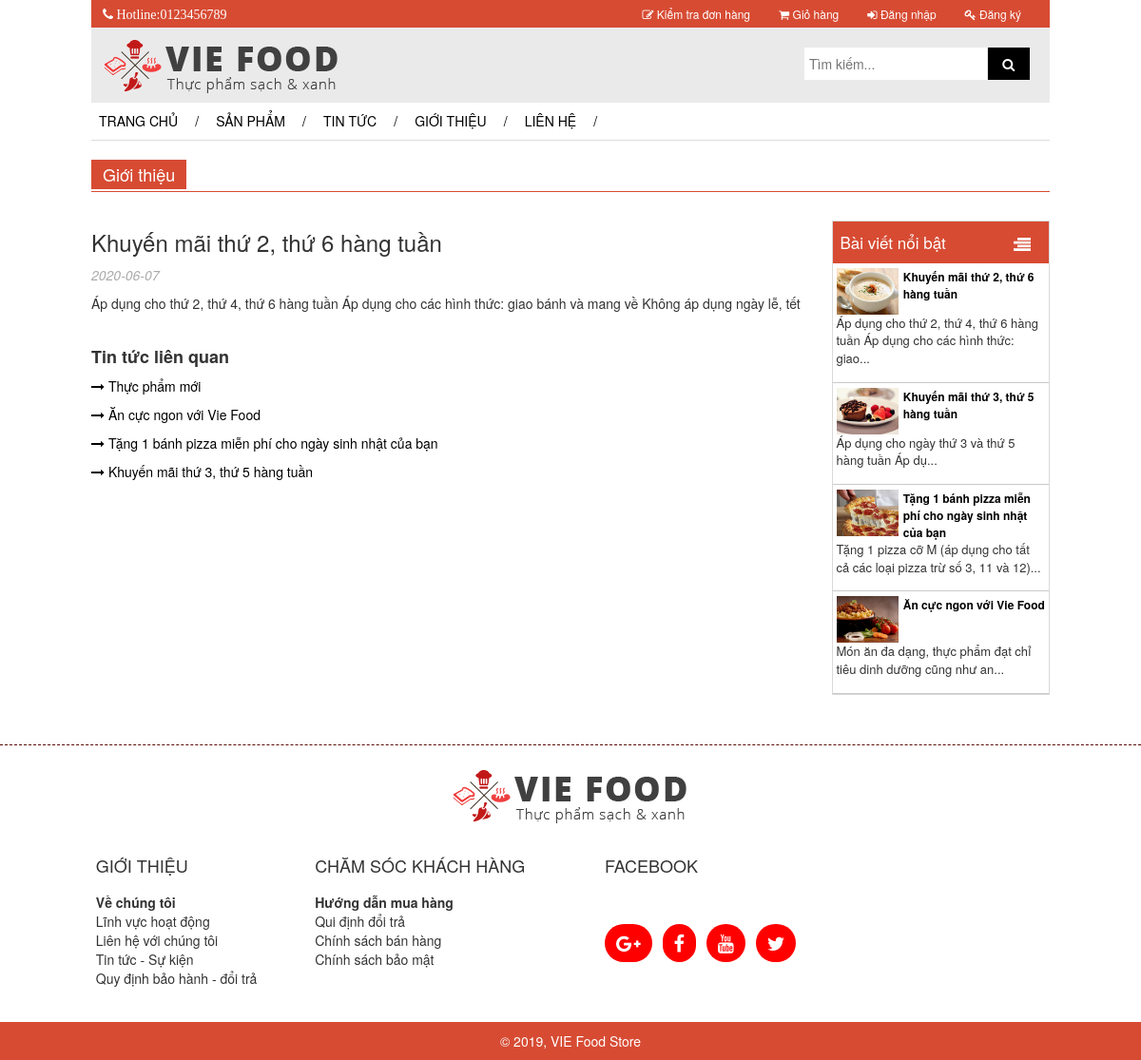
/chitiettintuc.php?matt=3, run on an earlier commit of the app's database.
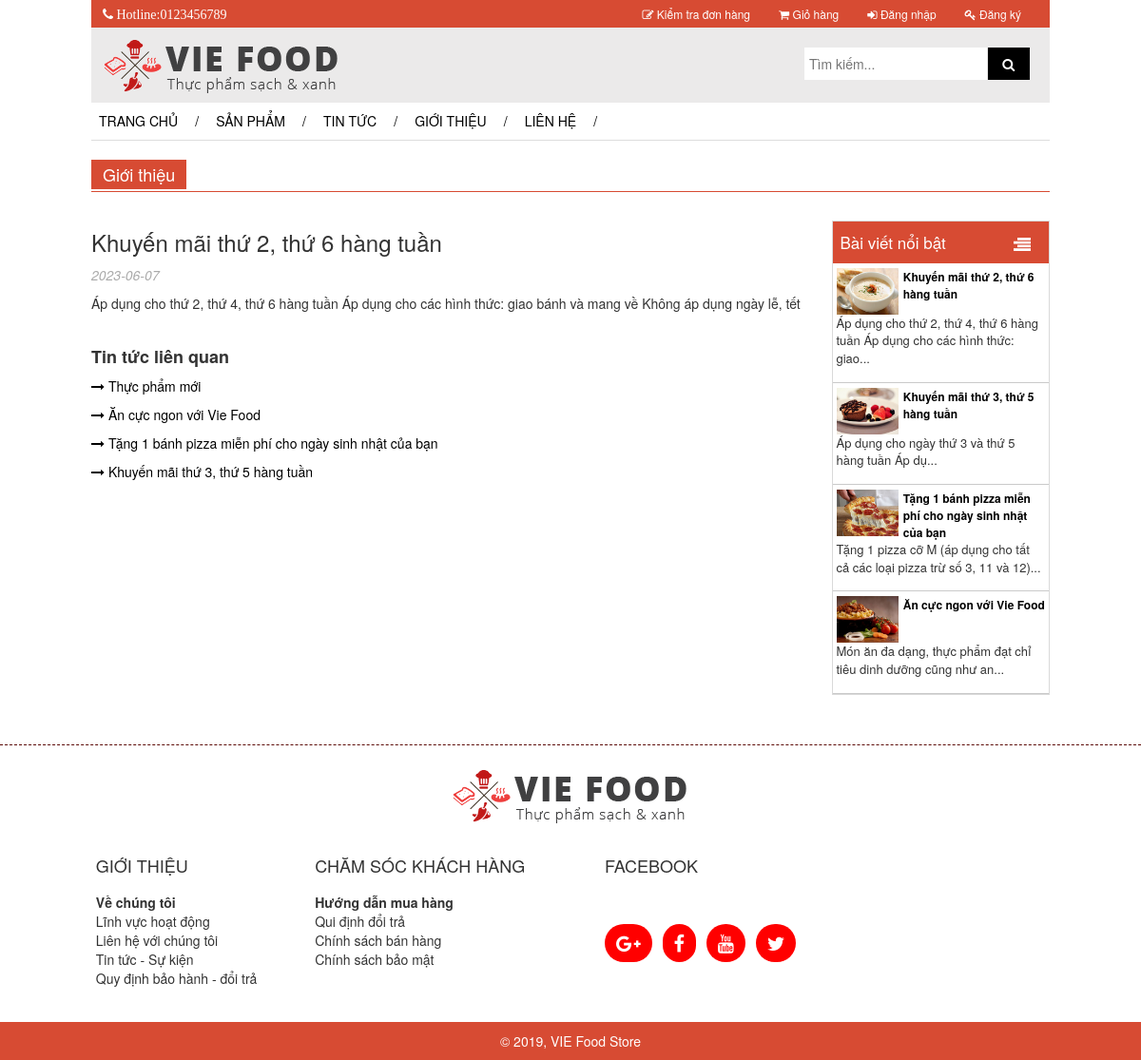
And on a later commit of the database.
### tables this page shows
CREATE TABLE `tintuc` (
  `matt` int(255) NOT NULL,
  `tieude` varchar(255) NOT NULL,
  `noidung` text NOT NULL,
  `thoigiandang` date NOT NULL,
  `hinhanh` varchar(255) NOT NULL,
  `manv` int(11) NOT NULL,
  `tinhtrang` int(11) NOT NULL
);

### chitiettintuc.php (the view, shortened to what this page needs)
<?php
	if(isset($_SESSION['user']['uid']))
	{
		include("includes/header_user.php");
	}
	else
	{
		include("includes/header.php");
	}
	include("includes/connect_db.php");
?>
	<div id="contain" style="margin-top: 2%;">
		<div style="background-color:#d74b33;float: left;color: white;">
			<h1 style="font-size: 18px; font-weight: normal; padding: 0 12px; text-align: left; margin: 0!important;line-height: 31px">
			    Giới thiệu
		    </h1>
		</div>
		<div style="border-bottom:solid 1px #d74b33;clear: both;padding-top: 0.2%;margin-bottom: 2%;"></div>
		<div class="row">
			<div class="col-md-9">
				<?php
					$url=$_GET['matt'];
					$query="SELECT * FROM tintuc where matt=".$url;
					$result=mysqli_query($dbc,$query);check_errors($result,$query);
					while(list($matt,$tieude,$noidung,$thoigiandang,$hinhanh)=mysqli_fetch_array($result,MYSQLI_NUM))
				    {?>
					    <h3>
					    	<?php echo $tieude ?>
					    </h3>
					    <div style="font-style: italic;margin-bottom: 10px;color: #aaaaaa;font-size: 14px;">
				    		<p>
					    		<?php echo $thoigiandang ?>
							</p>
				    	</div>
				    	<div>
				    		<?php echo $noidung ?>
				    	</div>
					<?PHP }
				?>
				<div style="margin-top: 5%;">
					<h4 style="font-weight: bold;">
						Tin tức liên quan
					</h4>
					<?php
						$query="SELECT * FROM tintuc where tinhtrang=1 ORDER BY matt DESC LIMIT 4 ";
						$result=mysqli_query($dbc,$query);check_errors($result,$query);
						while(list($matt,$tieude,$noidung,$thoigiandang,$hinhanh)=mysqli_fetch_array($result,MYSQLI_NUM))
					    {?>
						    <p>
						    	<a href="chitiettintuc.php?matt=<?php echo $matt ?>" class="bdr">
						    		<i class="fa fa-long-arrow-right"></i>
						    		<?php echo $tieude ?>
						    	</a>
						    </p>
						<?PHP }
					?>
				</div>
			</div>
			<div class="col-md-3">
				<?php  include("includes/product_posts.php");?>
			</div>
		</div>
	</div>
	<?php  include("includes/footer.php");?>

### includes/product_posts.php
<div class="ctn_ports">
	<div class="ctn_ports_ttl">
		<span>
			Bài viết nổi bật
		</span>
		<span style="float: right;margin-right: 5%;">
		    <img src="IMAGES/icon_vmega.png">
		</span>
	</div>
	<?php
    	function truncateString($str, $maxChars = 123, $holder = "...")
		{
		    if (strlen($str) > $maxChars) {
		        return trim(substr($str, 0, $maxChars)) . $holder;
		    } else {
		        return $str;
		    }
		}
	?>
    <?php
		$query="SELECT * FROM `tintuc` where tinhtrang=1 LIMIT 4";
		$result=mysqli_query($dbc,$query);check_errors($result,$query);
		while(list($matt,$tieude,$noidung,$thoigiandang,$hinhanh)=mysqli_fetch_array($result,MYSQLI_NUM))
	    {?>
		    <div class="ctn_ports_1">
		     	<div tyle="width: 100%;">
		    		<div class="ctn_ports_1_img">
				    	<a href="chitiettintuc.php?matt=<?php echo $matt ?>">
				    		<img src=<?php echo $hinhanh ?>>
				    	</a>
		    		</div>
		    	</div>
		    	<div style="width: 100%;">
		    		<div class="ctn_ports_1_ctn">
				    	<a href="chitiettintuc.php?matt=<?php echo $matt ?>">
				    		<?php echo $tieude ?>
				    	</a>
					</div>
		    	</div>
		    	<div class="ctn_ports_1_ps">
		    		<p>
			    		<?php echo truncateString($noidung) ?>
					</p>
		    	</div>
		    </div>
		<?PHP }
	?>
</div>

What changed in the data, as far as the page shows it:
changed tintuc "Khuyến mãi thứ 2, thứ 6 hàng tuần": thoigiandang "2020-06-07" → "2023-06-07"
